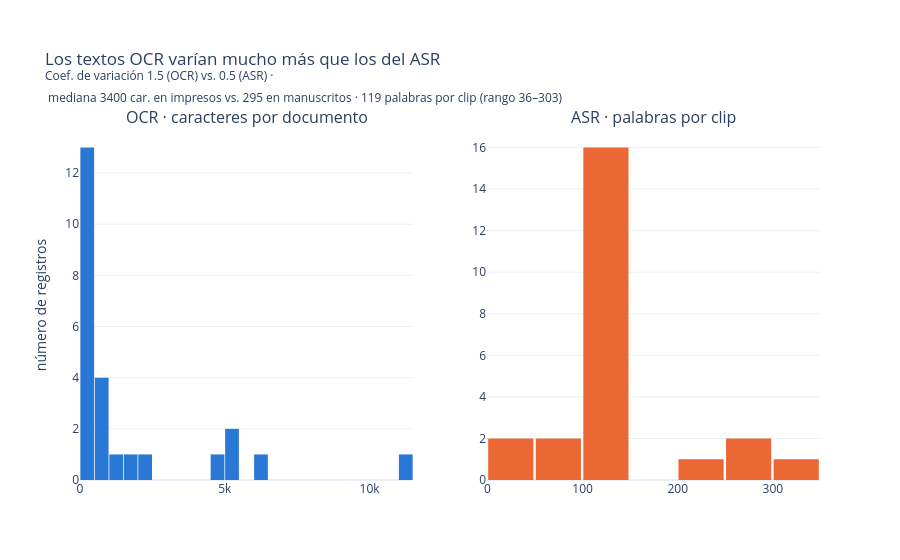

The cell this chart's notebook holds for it:
### Code cell
# 3) Longitud de los textos extraídos: caracteres OCR y palabras ASR (cada panel con sus propios intervalos)
from plotly.subplots import make_subplots
import plotly.graph_objects as go

docs_validos["longitud"] = docs_validos["texto_ocr"].str.len()
clips["palabras_asr"] = clips["texto_asr"].str.replace(r"\[HABLANTE_\d+\]", "", regex=True).str.split().str.len()
med = docs_validos.groupby("tipo")["longitud"].median().reindex(ORDEN_TIPO)
cv_ocr = docs_validos["longitud"].std() / docs_validos["longitud"].mean()
cv_asr = clips["palabras_asr"].std() / clips["palabras_asr"].mean()

fig = make_subplots(rows=1, cols=2, subplot_titles=("OCR · caracteres por documento", "ASR · palabras por clip"))
fig.add_trace(go.Histogram(x=docs_validos["longitud"], nbinsx=25, marker_color="#2a78d6"), row=1, col=1)
fig.add_trace(go.Histogram(x=clips["palabras_asr"], nbinsx=12, marker_color="#eb6834"), row=1, col=2)
fig.update_yaxes(title_text="número de registros", row=1, col=1)
fig.update_layout(
    template="plotly_white", showlegend=False, bargap=0.05,
    margin=dict(t=130), title_x=0.02,
    title=(f"Los textos OCR varían {'mucho más que' if cv_ocr > 1.5 * cv_asr else 'tanto como'} los del ASR<br>"
           f"<sup>Coef. de variación {cv_ocr:.1f} (OCR) vs. {cv_asr:.1f} (ASR) ·<br> "
           f"mediana {med['impreso']:.0f} car. en impresos vs. {med['manuscrito']:.0f} en manuscritos · "
           f"{clips.palabras_asr.median():.0f} palabras por clip (rango {clips.palabras_asr.min()}–{clips.palabras_asr.max()})</sup>"),
)
fig.show()
try:
    display(ImagenPNG(fig.to_image(format="png", width=1000, height=480, scale=1)))
except Exception as e:
    print("(sin copia PNG:", e, ")")

### Figure 1 — Plotly figure (JSON) as saved in the notebook; plotly's stock layout.template omitted (floating-point values rounded to 4 significant figures)
{"data": [{"marker": {"color": "#2a78d6"}, "nbinsx": 25, "type": "histogram", "x": [5124, 199, 1677, 11217, 6154, 5162, 991, 408, 524, 2221, 1205, 567, 4759, 413, 328, 172, 421, 138, 225, 388, 644, 202, 295, 452, 228], "xaxis": "x", "yaxis": "y"}, {"marker": {"color": "#eb6834"}, "nbinsx": 12, "type": "histogram", "x": [228, 36, 261, 120, 295, 303, 45, 149, 126, 105, 90, 106, 99, 135, 139, 117, 105, 106, 120, 120, 139, 112, 107, 118], "xaxis": "x2", "yaxis": "y2"}], "layout": {"annotations": [{"font": {"size": 16}, "showarrow": false, "text": "OCR · caracteres por documento", "x": 0.225, "xanchor": "center", "xref": "paper", "y": 1, "yanchor": "bottom", "yref": "paper"}, {"font": {"size": 16}, "showarrow": false, "text": "ASR · palabras por clip", "x": 0.775, "xanchor": "center", "xref": "paper", "y": 1, "yanchor": "bottom", "yref": "paper"}], "bargap": 0.05, "margin": {"t": 130}, "showlegend": false, "title": {"text": "Los textos OCR varían mucho más que los del ASR<br><sup>Coef. de variación 1.5 (OCR) vs. 0.5 (ASR) ·<br> mediana 3400 car. en impresos vs. 295 en manuscritos · 119 palabras por clip (rango 36–303)</sup>"}, "xaxis": {"anchor": "y", "domain": [0, 0.45]}, "xaxis2": {"anchor": "y2", "domain": [0.55, 1]}, "yaxis": {"anchor": "x", "domain": [0, 1], "title": {"text": "número de registros"}}, "yaxis2": {"anchor": "x2", "domain": [0, 1]}}}
